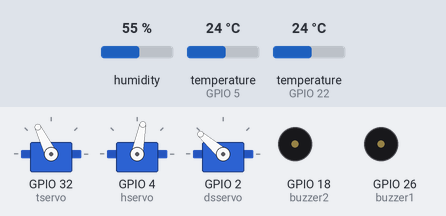
Recording of a sketch running on a simulated ESP32. Parts: 3 × servo, buzzer (waves = sounding, pin HIGH). Inputs (shaded band) come from the test bench; at power-on: humidity 55 %, temperature (sensors on GPIO 5, GPIO 22) 24 °C.

Above: at 1.5 s.
1.6 s: humidity set to 22 %
At 4.1 s:
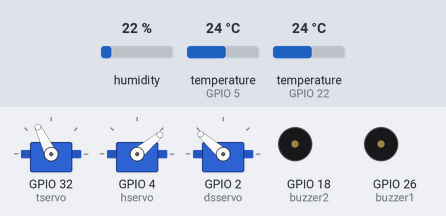
4.9 s: temperature (sensor on GPIO 5) set to 12 °C
At 6.2 s:
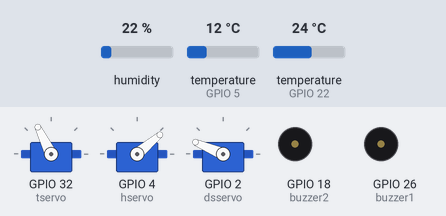
6.5 s: temperature (sensor on GPIO 22) set to 12 °C
At 8.7 s:
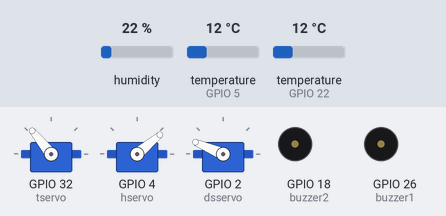
9.6 s: temperature (sensor on GPIO 5) set to 28 °C
At 10.8 s:
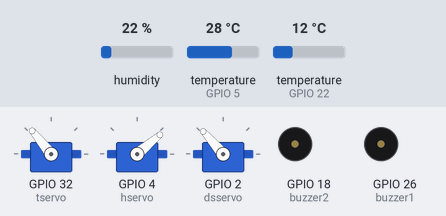
11.1 s: humidity set to 68 %
At 13.4 s:
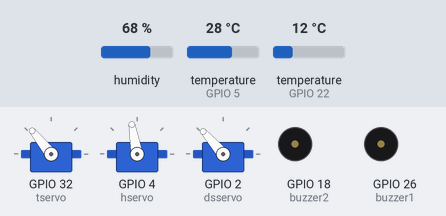
14.2 s: temperature (sensor on GPIO 5) set to 19 °C
At 15.6 s:
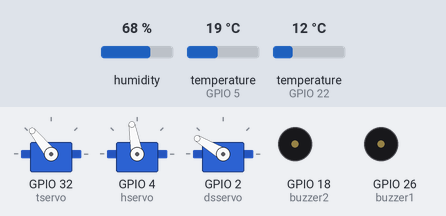
Timing chart, 0 to 16.7 s (numbered marks = the images above; inputs shaded):
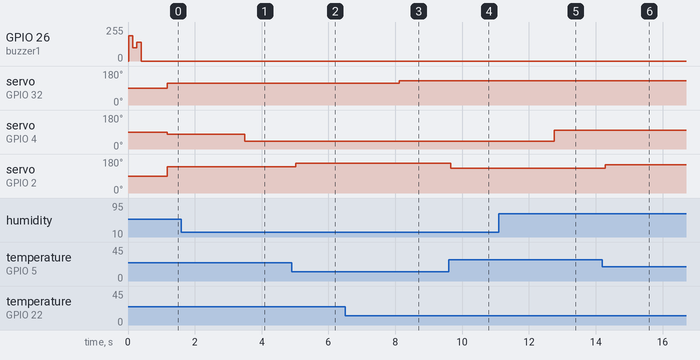

Measured:
- after the input at 1.6 s, servo on GPIO 4 (hservo): 79° → 40° after 1.9 s
- after the input at 4.9 s, servo on GPIO 2 (dsservo): 139° → 157° after 0.12 s
- after the input at 6.5 s, servo on GPIO 32 (tservo): 116° → 129° after 1.6 s
- after the input at 9.6 s, servo on GPIO 2 (dsservo): 157° → 131° after 0.05 s
- after the input at 11.1 s, servo on GPIO 4 (hservo): 40° → 100° after 1.7 s
- after the input at 14.2 s, servo on GPIO 2 (dsservo): 131° → 149° after 0.09 s

The sketch:

CPEFinals.ino
```cpp
#include <OneWire.h>
#include <DallasTemperature.h>
#include <ESP32Servo.h>
#include "DHT.h"
const int oneWireBus = 5;
const int buzzer1 = 26;
const int buzzer2 = 18;
int val, temp, humi, dstmp;
int tpos,hpos,dspos;
bool error[] = {false, false};
bool buzzer[] = {0, 0};
DHT dht(22, DHT11);

OneWire oneWire(oneWireBus);

DallasTemperature sensors(&oneWire);

Servo tservo;
Servo hservo;
Servo dsservo;

unsigned long prevMillis = 0;
const long servo = 125;
const long buzzer1i = 500;
const long buzzer2i = 150;


void setup() {
  // put your setup code here, to run once:
  //Serial.begin(115200);
  pinMode(buzzer1, OUTPUT);
  pinMode(buzzer2, OUTPUT);
  dht.begin();
  sensors.begin();
  tservo.attach(32, 500, 2400);
  hservo.attach(4, 500, 2400);
  dsservo.attach(2, 500, 2400);
  analogWrite(buzzer1, 190);
  vTaskDelay(125 / portTICK_PERIOD_MS);
  analogWrite(buzzer1, 100);
  vTaskDelay(125 / portTICK_PERIOD_MS);
  analogWrite(buzzer1, 140);
  vTaskDelay(125 / portTICK_PERIOD_MS);
  analogWrite(buzzer1, 0);

}

void loop() {
  // put your main code here, to run repeatedly:
  unsigned long currMillis = millis();
  if (currMillis - prevMillis >= servo){
    sensors.requestTemperatures();
    dstmp = sensors.getTempCByIndex(0);
    temp = dht.readTemperature();
    humi = dht.readHumidity();
    tpos = map(temp , 20, 50, 129, 31);
    hpos = map(humi , 30, 90, 40, 135);
    dspos = map(dstmp , 15, 80, 157, 25);
    if (temp >= 20 && temp <= 50){
      error[0] = false;
      tservo.write(tpos);
    } else if (temp < 20 && temp >0){
      error[0] = false;
      tservo.write(129);
    }else if (temp > 50 && temp < 100){
      tservo.write(31);
      error[0] = false;
    } else if (temp > 100 || humi > 110) {
      error[0] = true;
    }
     if (humi >= 30 && humi <= 90){
      hservo.write(hpos);
    } else if (humi < 30 && humi > 0){
      hservo.write(40);
    }else if (humi > 90 && humi < 110){
      hservo.write(135);
    }
     if (dstmp >= 15 && dstmp <= 80){
      error[1] = false;
      dsservo.write(dspos);
    } else if (dstmp < 15 && dstmp > 10){
      error[1] = false;
      dsservo.write(157);
    }else if (dstmp > 80 && dstmp < 100){
      error[1] = false;
      dsservo.write(25);
    } else if (dstmp < 0) {
      error[1] = true;
    }
    //Serial.print(temp);
    //Serial.print("  ");
    //Serial.print(error[0]);
    //Serial.print(" C  = ");
    //Serial.println(tpos);
    //Serial.print(humi);
    //Serial.print(" H  = ");
    //Serial.println(hpos);
    //Serial.print(dstmp);
    //Serial.print(" ");
    //Serial.print(error[1]);
    //Serial.print(" C  = ");
    //Serial.println(dspos);
  }
  if (error[0]){
    if (currMillis - prevMillis >= buzzer1i){
      if (buzzer[0]){
        buzzer[0] = false;
        analogWrite(buzzer1, 170);
      } else {
        analogWrite(buzzer1, 100);
        buzzer[0] = true;
      }
    }
  } else { analogWrite(buzzer1, 0);}
  if (error[1]){
    if (currMillis - prevMillis >= buzzer1i){
      if (buzzer[1]){
        buzzer[1] = false;
        analogWrite(buzzer2, 210);
      } else {
        analogWrite(buzzer2, 95);
        buzzer[1] = true;
      }
    }
  } else { analogWrite(buzzer2, 0);}
}
```
